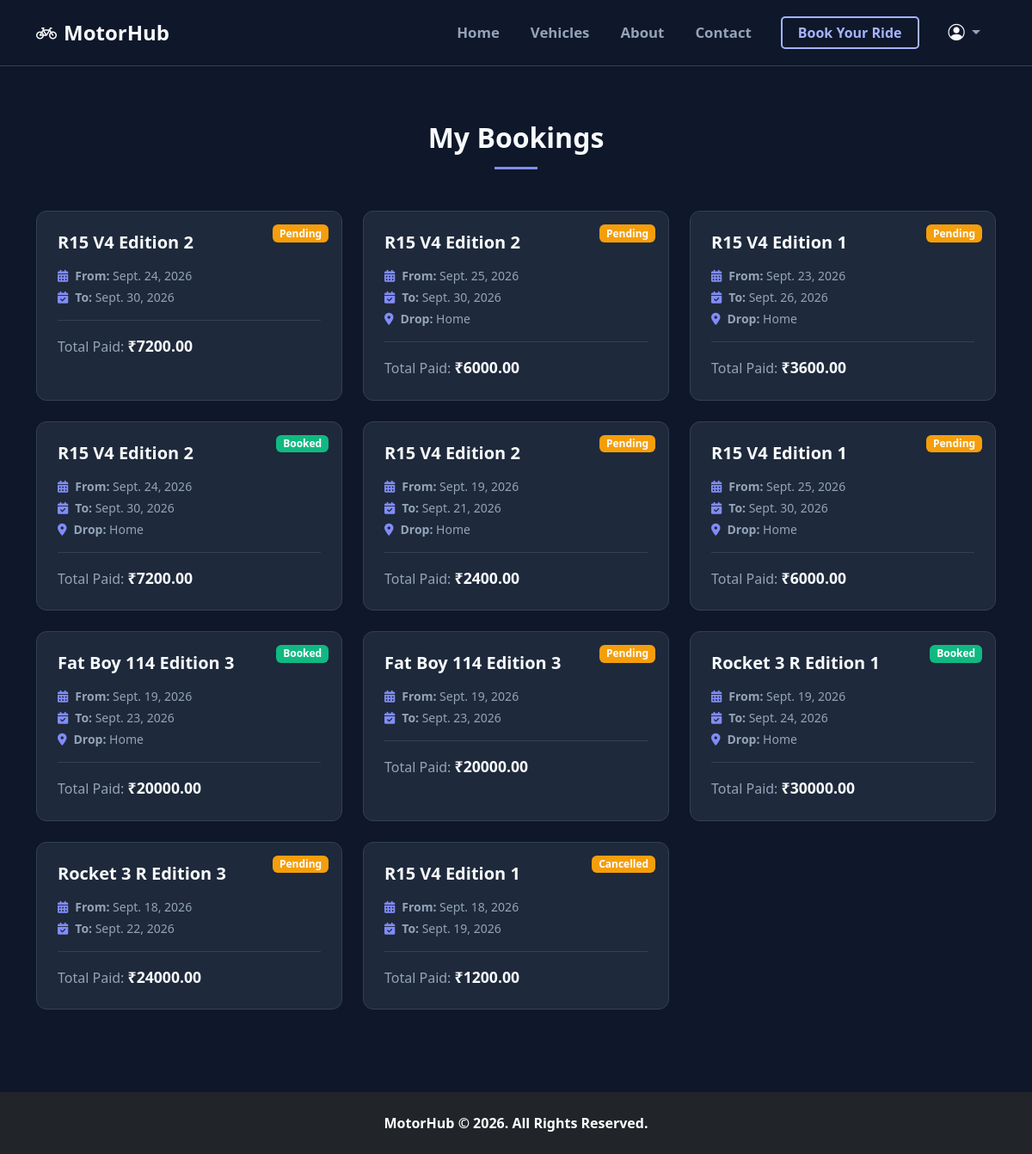
Page /my-bookings/ (signed in) on the committed database.
### rental/models.py (models this page shows, shortened)
class Booking(models.Model):
    BOOKING_STATUS = [
        ('booked', 'Booked'),
        ('cancelled', 'Cancelled'),
        ('completed', 'Completed'),
    ]
    user = models.ForeignKey(
        CustomUser,
        on_delete=models.CASCADE
    )
    bike = models.ForeignKey(
        Bike,
        on_delete=models.CASCADE
    )
    from_date = models.DateField()
    to_date = models.DateField()
    total_amount = models.DecimalField(
        max_digits=10,
        decimal_places=2
    )
    booking_status = models.CharField(
        max_length=20,
        choices=BOOKING_STATUS,
        default='booked'
    )
    delivery_address = models.ForeignKey(UserAddress, on_delete=models.SET_NULL, null=True, blank=True)
    booked_at = models.DateTimeField(auto_now_add=True)

class Bike(models.Model):
    BIKE_TYPE_CHOICES = [
        ('gear', 'Gear'),
        ('non_gear', 'Non-Gear'),
        ('electric', 'Electric'),
    ]
    STATUS_CHOICES = [
        ('available', 'Available'),
        ('booked', 'Booked'),
        ('maintenance', 'Maintenance'),
    ]
    bike_name = models.CharField(max_length=100)
    bike_number = models.CharField(max_length=20, unique=True)
    bike_type = models.CharField(
        max_length=20,
        choices=BIKE_TYPE_CHOICES
    )
    brand = models.ForeignKey(Brand, on_delete=models.CASCADE)
    model_year = models.PositiveIntegerField()
    color = models.CharField(max_length=30)
    price_per_day = models.DecimalField(max_digits=8, decimal_places=2)
    status = models.CharField(
        max_length=20,
        choices=STATUS_CHOICES,
        default='available'
    )
    cc=models.CharField(max_length=100)
    fuel=models.CharField(max_length=50)
    seats=models.CharField(max_length=2)
    is_active = models.BooleanField(default=True)
    image = models.ImageField(upload_to='bikes/', blank=True, null=True)
    abs_function = models.BooleanField(default=False, help_text="True for Yes, False for No")
    mileage = models.CharField(max_length=50, help_text="e.g., 40 kmpl", blank=True, null=True)
    top_speed = models.CharField(max_length=50, help_text="e.g., 120 kmph", blank=True, null=True)

class UserAddress(models.Model):
    user = models.ForeignKey(settings.AUTH_USER_MODEL, on_delete=models.CASCADE, related_name='addresses')
    address_label = models.CharField(max_length=50, default="Home", help_text="e.g., Home, Office")
    full_address = models.TextField()

### rental/views.py (the view)
# urls.py: path('my-bookings/', views.my_bookings, name='my_bookings'),
@login_required(login_url='login')
def my_bookings(request):
    bookings = Booking.objects.filter(user=request.user).order_by('-booked_at')
    return render(request, 'rental/my_bookings.html', {'bookings': bookings})

### rental/templates/rental/my_bookings.html (shortened to what this page needs)
{% extends 'rental/base.html' %}
{% block content %}
<div class="container py-5" style="min-height: 80vh;">
    <div class="text-center mb-5">
        <h2 class="fw-bold">My Bookings</h2>
        <div style="width: 50px; height: 3px; background-color: #818cf8; margin: 15px auto;"></div>
    </div>
    {% if bookings %}
        <div class="row g-4">
            {% for booking in bookings %}
            <div class="col-md-6 col-lg-4">
                <div class="theme-dark-card p-4 h-100 position-relative">
                    <span class="badge position-absolute" style="top: 15px; right: 15px; {% if booking.booking_status == 'booked' %}background-color: #10b981;{% else %}background-color: #f59e0b;{% endif %}">
                        {{ booking.booking_status|title }}
                    </span>
                    <h5 class="fw-bold mb-3" style="padding-right: 60px;">{{ booking.bike.bike_name }}</h5>
                    <div class="text-muted small mb-3">
                        <p class="mb-1"><i class="fas fa-calendar-alt me-2" style="color: #818cf8;"></i><strong>From:</strong> {{ booking.from_date }}</p>
                        <p class="mb-1"><i class="fas fa-calendar-check me-2" style="color: #818cf8;"></i><strong>To:</strong> {{ booking.to_date }}</p>
                        {% if booking.delivery_address %}
                        <p class="mb-0"><i class="fas fa-map-marker-alt me-2" style="color: #818cf8;"></i><strong>Drop:</strong> {{ booking.delivery_address.address_label }}</p>
                        {% endif %}
                    </div>
                    <div class="mt-auto pt-3" style="border-top: 1px solid #334155;">
                        <p class="mb-0 text-muted">Total Paid: <strong style="color: #f8fafc; font-size: 1.1rem;">₹{{ booking.total_amount }}</strong></p>
                    </div>
                </div>
            </div>
            {% endfor %}
        </div>
    {% endif %}
</div>
{% endblock %}

### rental/templates/rental/base.html (style rules this page uses)
body { background-color: #0f172a !important; color: #f8fafc !important; }
.theme-dark-card { background-color: #1e293b; border: 1px solid #334155; border-radius: 12px; color: #f8fafc; }
.text-muted { color: #94a3b8 !important; }

### rows in the picture
Booking: booking_status "Pending", bike.bike_name "R15 V4 Edition 2", from_date "Sept. 24, 2026", to_date "Sept. 30, 2026", total_amount "7200.00"
Booking: booking_status "Pending", bike.bike_name "R15 V4 Edition 2", from_date "Sept. 25, 2026", to_date "Sept. 30, 2026", delivery_address.address_label "Home", total_amount "6000.00"
Booking: booking_status "Pending", bike.bike_name "R15 V4 Edition 1", from_date "Sept. 23, 2026", to_date "Sept. 26, 2026", delivery_address.address_label "Home", total_amount "3600.00"
Booking: booking_status "Booked", bike.bike_name "R15 V4 Edition 2", from_date "Sept. 24, 2026", to_date "Sept. 30, 2026", delivery_address.address_label "Home", total_amount "7200.00"
Booking: booking_status "Pending", bike.bike_name "R15 V4 Edition 2", from_date "Sept. 19, 2026", to_date "Sept. 21, 2026", delivery_address.address_label "Home", total_amount "2400.00"
Booking: booking_status "Pending", bike.bike_name "R15 V4 Edition 1", from_date "Sept. 25, 2026", to_date "Sept. 30, 2026", delivery_address.address_label "Home", total_amount "6000.00"
Booking: booking_status "Booked", bike.bike_name "Fat Boy 114 Edition 3", from_date "Sept. 19, 2026", to_date "Sept. 23, 2026", delivery_address.address_label "Home", total_amount "20000.00"
Booking: booking_status "Pending", bike.bike_name "Fat Boy 114 Edition 3", from_date "Sept. 19, 2026", to_date "Sept. 23, 2026", total_amount "20000.00"
Booking: booking_status "Booked", bike.bike_name "Rocket 3 R Edition 1", from_date "Sept. 19, 2026", to_date "Sept. 24, 2026", delivery_address.address_label "Home", total_amount "30000.00"
Booking: booking_status "Pending", bike.bike_name "Rocket 3 R Edition 3", from_date "Sept. 18, 2026", to_date "Sept. 22, 2026", total_amount "24000.00"
Booking: booking_status "Cancelled", bike.bike_name "R15 V4 Edition 1", from_date "Sept. 18, 2026", to_date "Sept. 19, 2026", total_amount "1200.00"
